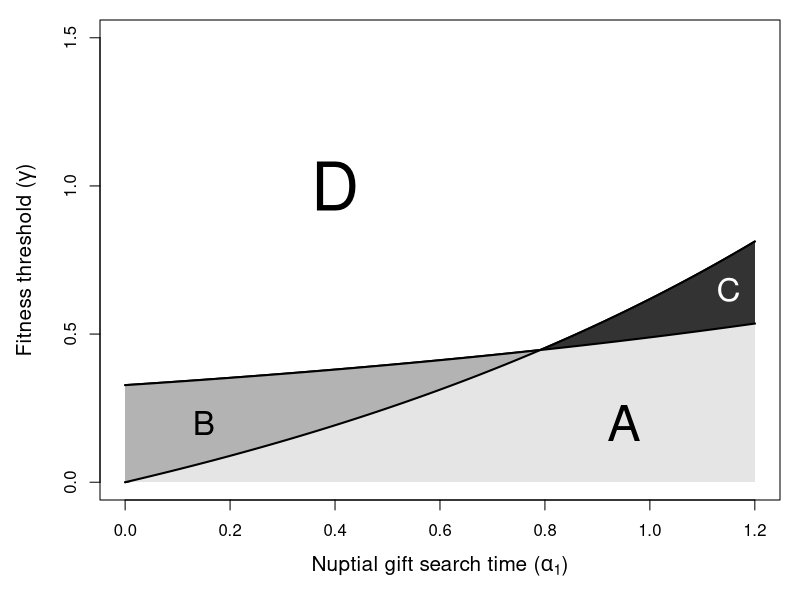
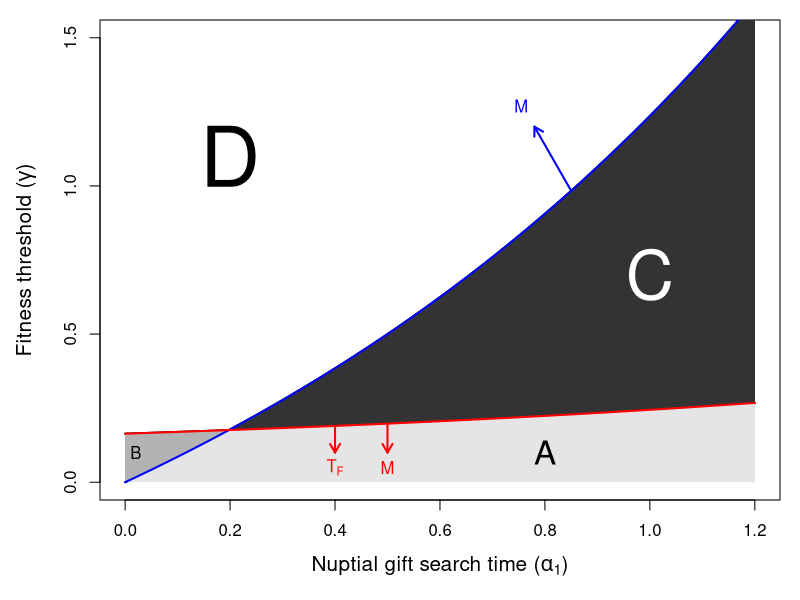
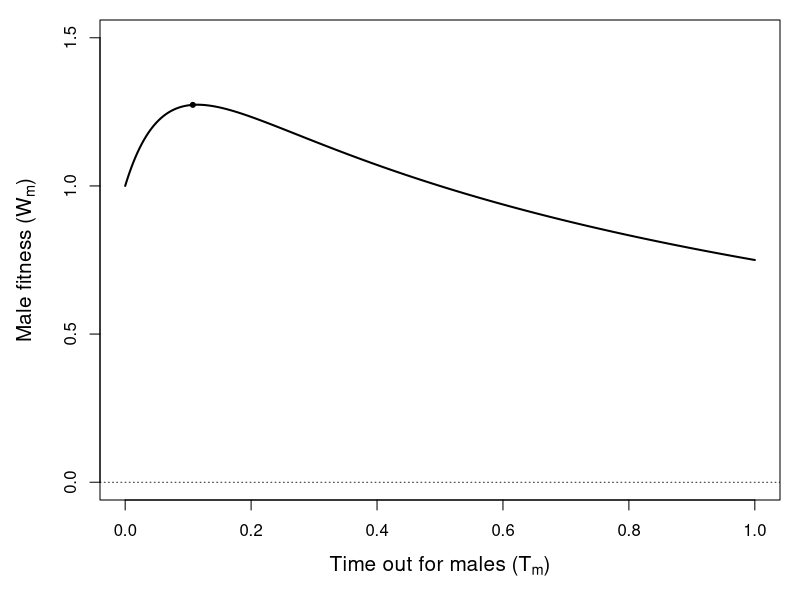
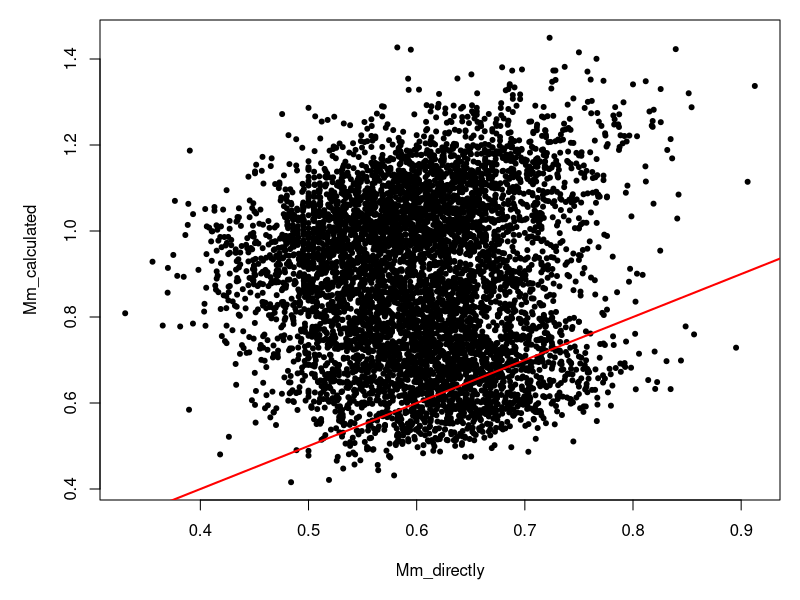
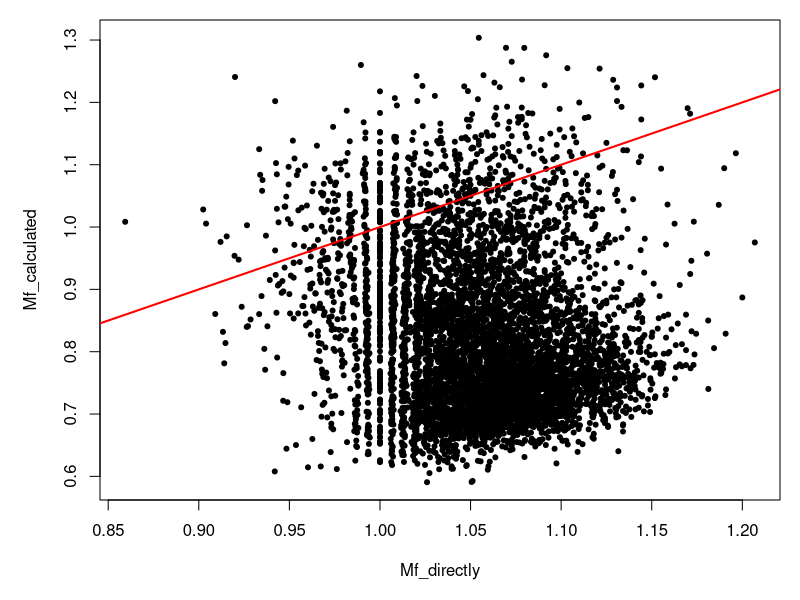
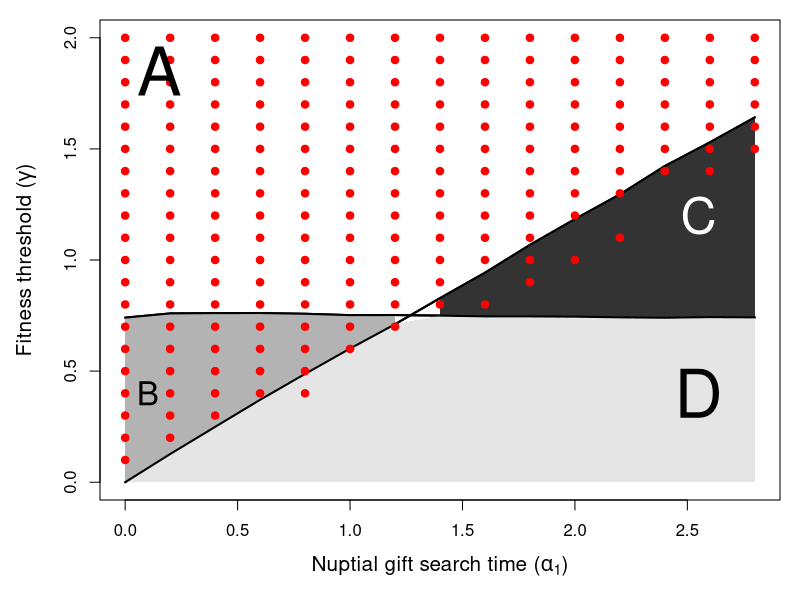

Source code (R) for these figures, in order:
## ---- chunk 1
calc_beta <- function(M = 1, TF = 1, TM = 1){
  term1 <-   (M * (TF - TM))^2;
  term2 <-   (M * (TF - TM))^4;
  term3 <- 4*(M * (TF - TM))^2;
  ttrm  <- (term2 + term3)^(1/2);
  sol1  <- 0.5 * (term1 - ttrm) + 1;
  sol2  <- 0.5 * (term1 + ttrm) + 1;
  if(TF > TM){
    beta = max(c(sol1, sol2));
  }else{
    beta = min(c(sol1, sol2));
  }
  return(list = c(beta = beta, solution1 = sol1, solution2 = sol2));
}
get_beta <- function(M = 1, TF = 1, TM = 1){
  betas <- rep(NA, length = length(TM));
  for(i in 1:length(TM)){
    betas[i] <- calc_beta(M = M, TF = TF, TM = TM[i])[[1]];
  }
  return(betas);
}
## ---- chunk 2
PrGf <- function(Tm, a1){
  vals <- 1 - exp(-(1/a1)*Tm);
  return(vals);
}
## ---- chunk 3
PrFf <- function(Tm, a1, a2 = Inf){
  vals <- (1 - exp(-(1/a2)*Tm)) * exp(-(1/a1)*Tm);
  return(vals);
}
## ---- chunk 4
PrLf <- function(Tm, a1, a2 = Inf){
  vals <- exp(-((1/a1) + (1/a2))*Tm);
  return(vals);
}
## ---- chunk 5
W_mf <- function(PrG, PrF, PrL, gamma, Tm, beta, M){
  val <- ((PrG * (1 + gamma)) + PrF + PrL) / (Tm + (sqrt(beta)/M));
  return(val);
}
W_mf_full  <- function(gamma, Tm, beta_val, M, a1, a2){
  PrG_val  <- PrGf(Tm = Tm, a1 = a1);
  PrF_val  <- PrFf(Tm = Tm, a1 = a1, a2 = a2);
  PrL_val  <- PrLf(Tm = Tm, a1 = a1, a2 = a2);
  W_mf_val <- W_mf(PrG = PrG_val, PrF = PrF_val, PrL = PrL_val, Tm = Tm, 
                   gamma = gamma, beta = beta_val, M = M);
  return(W_mf_val);
}
## ---- chunk 6
W_m  <- function(mom = 1, mim = 1, mof = 1, mif = 1, M = 100, TF, TM, gamma, 
                 a1, a2, beta = 1){
  bb <- beta;
  WW <- W_mf_full(gamma = gamma, Tm = TM, beta_val = bb, M = M, a1 = a1, 
                  a2 = a2);
  return(WW)
}
## ---- chunk 7
dWdT <- function(gamma, Tm, beta = 1, M = 100, a1 = 1){
  num1 <- gamma * (M*M + ((M*M*Tm + M*sqrt(beta))/a1) );
  dem1 <- exp((1/a1)*Tm);
  num2 <- (num1 / dem1) - M*M*(1 + gamma);
  den2 <- ((Tm * M) + sqrt(beta))^2;
  val  <- num2/den2;
  return(val);
}
## ---- chunk 8
dWdT_check <- function(gamma, beta = 1, M = 100, a1 = 1){
  term1 <- (gamma * M) / (a1*sqrt(beta));
  term2 <- (M*M) / beta;
  val   <- term1 - term2;
  return(val);
}
## ---- chunk 9
calc_beta <- function(M = 1, TF = 1, TM = 1){
  term1 <-   (M * (TF - TM))^2;
  term2 <-   (M * (TF - TM))^4;
  term3 <- 4*(M * (TF - TM))^2;
  ttrm  <- (term2 + term3)^(1/2);
  sol1  <- 0.5 * (term1 - ttrm) + 1;
  sol2  <- 0.5 * (term1 + ttrm) + 1;
  if(TF > TM){
    beta = max(c(sol1, sol2));
  }else{
    beta = min(c(sol1, sol2));
  }
  return(list = c(beta = beta, solution1 = sol1, solution2 = sol2));
}
## ---- chunk 10
gamma_m <- function(M = 1, beta = 1, alpha = 1/16, TF = 2){
  return(alpha * (M / sqrt(beta)));
}
## ---- chunk 11
gamma_f <- function(M = 1, beta = 1, alpha = 1/16, TF = 2){
  topp <- exp(alpha / alpha);
  bott <- TF * M * sqrt(beta) * (exp(alpha/alpha) - 1);
  return(topp/bott);
}
## ---- chunk 12
alpha_vals <- seq(from = 0.0001, to = 1.2, by = 0.0001);
par(mar = c(5, 5, 1, 1));
beta_vals <- get_beta(M = 1, TF = 2, TM = alpha_vals);
g_m <- gamma_m(M = 1, beta = beta_vals, alpha = alpha_vals, TF = 2);
g_f <- gamma_f(M = 1, beta = beta_vals, alpha = alpha_vals, TF = 2);
plot(x = alpha_vals, y = g_m, type = "l", lwd = 2, cex.lab = 1.25,
     xlab = expression(paste("Nuptial gift search time (", alpha[1], ")")),
     ylab = expression(paste("Fitness threshold (", gamma, ")")),
     ylim = c(0, 1.5));
points(x = alpha_vals, y = g_f, type = "l", lwd = 2, cex.lab = 1.25,
     col = "black", lty = "solid");
g_v <- which(g_f > g_m);
g_w <- which(g_f <= g_m);
polygon(x = c(alpha_vals[g_v], rev(alpha_vals[g_v])), 
        y = c(g_m[g_v], rev(g_f[g_v])),
        border = NA, col = "grey70");
polygon(x = c(alpha_vals[g_w], rev(alpha_vals[g_w])), 
        y = c(g_m[g_w], rev(g_f[g_w])),
        border = NA, col = "grey20");
bott <- rep(0, times = length(alpha_vals));
topp <- c(g_m[g_v], g_f[g_w]);
polygon(x = c(alpha_vals, rev(alpha_vals)), 
        y = c(topp, rev(bott)),
        border = NA, col = "grey90");
points(x = alpha_vals, y = g_m, type = "l", lwd = 2, cex.lab = 1.25);
points(x = alpha_vals, y = g_f, type = "l", lwd = 2, cex.lab = 1.25);
text(x = 0.95, y = 0.2, cex = 3, labels = "A");
text(x = 0.15, y = 0.2, cex = 2, labels = "B");
text(x = 1.15, y = 0.65, cex = 2, labels = "C", col = "white");
text(x = 0.4, y = 1, cex = 4, labels = "D");
## ---- chunk 13
alpha_vals <- seq(from = 0.0001, to = 1.2, by = 0.0001);
par(mar = c(5, 5, 1, 1));
beta_vals <- get_beta(M = 1, TF = 2, TM = alpha_vals);
g_m <- gamma_m(M = 2, beta = beta_vals, alpha = alpha_vals, TF = 2);
g_f <- gamma_f(M = 2, beta = beta_vals, alpha = alpha_vals, TF = 2);
plot(x = alpha_vals, y = g_m, type = "l", lwd = 2, cex.lab = 1.25,
     xlab = expression(paste("Nuptial gift search time (", alpha[1], ")")),
     ylab = expression(paste("Fitness threshold (", gamma, ")")),
     ylim = c(0, 1.5), col = "black");
points(x = alpha_vals, y = g_f, type = "l", lwd = 2, cex.lab = 1.25,
     col = "black", lty = "solid");
g_v <- which(g_f > g_m);
g_w <- which(g_f <= g_m);
polygon(x = c(alpha_vals[g_v], rev(alpha_vals[g_v])), 
        y = c(g_m[g_v], rev(g_f[g_v])),
        border = NA, col = "grey70");
polygon(x = c(alpha_vals[g_w], rev(alpha_vals[g_w])), 
        y = c(g_m[g_w], rev(g_f[g_w])),
        border = NA, col = "grey20");
bott <- rep(0, times = length(alpha_vals));
topp <- c(g_m[g_v], g_f[g_w]);
polygon(x = c(alpha_vals, rev(alpha_vals)),
        y = c(topp, rev(bott)),
        border = NA, col = "grey90");
points(x = alpha_vals, y = g_m, type = "l", lwd = 2, cex.lab = 1.25,
       col = "blue");
points(x = alpha_vals, y = g_f, type = "l", lwd = 2, cex.lab = 1.25,
       col = "red");
text(x = 0.8, y = 0.1, cex = 2, labels = "A");
text(x = 0.02, y = 0.1, cex = 1, labels = "B");
text(x = 1, y = 0.7, cex = 4, labels = "C", col = "white");
text(x = 0.2, y = 1.1, cex = 5, labels = "D");
arrows(x0 = alpha_vals[8500], x1 = alpha_vals[7800], col = "blue",
       y0 = g_m[8500], y1 = 1.2, length = 0.1, lwd = 2);
text(x = alpha_vals[7550], y = 1.27, labels = "M", col = "blue");
arrows(x0 = alpha_vals[5000], x1 = alpha_vals[5000], col = "red",
       y0 = g_f[5000], y1 = 0.1, length = 0.1, lwd = 2);
text(x = alpha_vals[5000], y = 0.05, labels = "M", col = "red");
arrows(x0 = alpha_vals[4000], x1 = alpha_vals[4000], col = "red",
       y0 = g_f[4000], y1 = 0.1, length = 0.1, lwd = 2);
text(x = alpha_vals[4000], y = 0.05, labels = expression(T[F]), col = "red");
# Make an arrow perpendicular to the slope indicating effect of M
# Arrow goes down to indicate what happens for gamma_f with M
# Arrow goes down to indicate what happens for gamma_f with TF
## ---- chunk 14
Wp <- function(M, beta, Tm, a1, gamma){
  topp <- gamma * ((((Tm + (sqrt(beta)/M)) / a1) + 1) /(exp(Tm/a1)) - 1) - 1;
  bott <- (Tm + sqrt(beta)/M)^2
  val  <- topp / bott;
  return(val);
}

Wpp <- function(M, beta, Tm, a1, gamma){
    top1  <- 1 + (((sqrt(beta)/M) + Tm) / a1);
    bot1  <- exp(Tm/a1);
    topp2 <- 2 * (1 + gamma*(1 - top1 / bot1));
    bott2 <- (Tm + (sqrt(beta)/M))^2;
    term2 <- gamma / ((a1*a1)*exp(Tm/a1));
    bott  <- Tm + sqrt(beta)/M;
    val   <- ((topp2 / bott2) - term2) / bott;
    return(val);
}
## ---- chunk 15
findWpmin <- function(M, beta, a1, gamma, b0, b1){
  bynum   <- ((b1 + b0)/2 - b0) / 1000;
  TMvals1 <- seq(from = b0, to = (b1 + b0)/2, by = bynum);
  TMvals2 <- seq(from = (b1 + b0)/2, to = b1, by = bynum);
  abm     <- 10000;
  while(bynum > 0 & abm > 0.0001){
      ab1 <- abs(Wp(M = M, beta = beta, Tm = TMvals1, a1 = a1, gamma = gamma));
      ab2 <- abs(Wp(M = M, beta = beta, Tm = TMvals2, a1 = a1, gamma = gamma));
      mn1 <- min(ab1);
      mn2 <- min(ab2);
      abm <- min(c(mn1, mn2));
      if(mn1 < mn2){
          b1  <- (b1 + b0)/2;
      }else{
          b0  <- (b1 + b0)/2;
      }
      bynum   <- ((b1 + b0)/2 - b0) / 1000;
      TMvals1 <- seq(from = b0, to = (b1 + b0)/2, by = bynum);
      TMvals2 <- seq(from = (b1 + b0)/2, to = b1, by = bynum);
  }
  return((b1 + b0)/2);
}
## ---- chunk 16
TMvals  <- seq(from = 0.00001, to = 1, by = 0.00001);
malefit <- W_m(mom = 1, mim = 1, mof = 1, mif = 1, M = 1, TF = 1, gamma = 1/2,
               a1 = 1/16, a2 = Inf, beta = 1, TM = TMvals);
TmOpt <- findWpmin(M = 1, beta = 1, gamma = 1/2, a1 = 1/16, b0 = 0, b1 = 10);
optMF <- W_m(mom = 1, mim = 1, mof = 1, mif = 1, M = 1, TF = 1, gamma = 1/2,
             a1 = 1/16, a2 = Inf, beta = 1, TM = TmOpt);
## ---- chunk 17
par(mar = c(5, 5, 1, 1));
plot(x = TMvals, y = malefit, type = "l", lwd = 2, cex.lab = 1.25,
     ylim = c(0, 1.5),
     xlab = expression(paste("Time out for males (", T[m], ")")),
     ylab = expression(paste("Male fitness (", W[m], ")")));
abline(h = 0, lty = "dotted", lwd = 0.8);
points(x = TmOpt, y = optMF, pch = 20, col = "black");
## ---- chunk 18
male_evolve <- read.csv("results/sim_males_evolving.csv");
## ---- chunk 19
Mm_directly   <- male_evolve$M_males;
Mm_calculated <- male_evolve$M_m / (sqrt(male_evolve$Beta));
plot(x = Mm_directly, y = Mm_calculated, pch = 20);
abline(a = 0, b = 1, col = "red", lwd = 2);
## ---- chunk 20
Mf_directly   <- male_evolve$M_females;
Mf_calculated <- male_evolve$M_m * (sqrt(male_evolve$Beta));
plot(x = Mf_directly, y = Mf_calculated, pch = 20);
abline(a = 0, b = 1, col = "red", lwd = 2);
## ---- chunk 21
male_IBM_criteria <- function(Male_M, alpha = 1, lambda = 1){
  return(lambda * alpha * Male_M);
}
## ---- chunk 22
female_IBM_criteria <- function(Fem_M, TM = 1, alpha = 1, lambda = 1, TF = 2){
  topp <- exp(TM / alpha);
  bott <- TF * Fem_M * (exp(TM/alpha) - 1);
  gamF <- 1 - lambda + (topp / bott);
  return(gamF);
}
## ---- chunk 23
simpleboot <- function(freqs, repli = 1000, alpha = 0.05){  
  vals  <- NULL;                             
  i     <- 0;                                    
  while(i < repli){                             
    boot  <- sample(x = freqs, size = length(freqs), replace = TRUE);     
    strap <- mean(boot);                      
    vals  <- c(vals,strap);                     
    i     <- i + 1;                          
  }                                           
  vals   <- sort(x = vals, decreasing = FALSE);    
  lowCI  <- vals[round( (alpha * 0.5) * repli )];    
  highCI <- vals[round( (1-(alpha*0.5) ) * repli)];     
  CIs    <- c(lowCI, highCI);        
  return(CIs);         
}

res <- unique(cbind(male_evolve$a1, male_evolve$gam));

SUMM <- NULL;
for(i in 1:dim(res)[1]){
  a1_val  <- res[i, 1];
  gam_val <- res[i, 2];
  temp_r  <- which(male_evolve$a1 == a1_val & male_evolve$gam == gam_val);
  mean_Tm <- mean(male_evolve[temp_r,]$Tm);
  CIs_Tm  <- simpleboot(freqs = male_evolve[temp_r,]$Tm);
  mean_Rj <- mean(male_evolve[temp_r,]$RejPr);
  CIs_Rj  <- simpleboot(freqs = male_evolve[temp_r,]$RejPr);
  mean_Gf <- mean(male_evolve[temp_r,]$Gift);
  mean_Nu <- mean(male_evolve[temp_r,]$N_m);
  CIs_Nu  <- simpleboot(freqs = male_evolve[temp_r,]$N_m);
  mean_M  <- mean(male_evolve[temp_r,]$M_m);
  mean_B  <- mean(male_evolve[temp_r,]$Beta);
  mean_Mm <- mean(male_evolve[temp_r,]$M_males);
  mean_Fm <- mean(male_evolve[temp_r,]$M_females);
  
  new_row <- c(a1_val, gam_val, mean_Tm, CIs_Tm, mean_Rj, CIs_Rj, mean_Gf,
               mean_Nu, CIs_Nu, mean_M, mean_B, mean_Mm, mean_Fm);
  SUMM    <- rbind(SUMM, new_row);
}

colnames(SUMM) <- c("a1_val", "gam_val", "mean_TM", "LCI_Tm", "UCI_Tm",
                    "mean_Rj", "LCI_Rj", "UCI_Rj", "Gift", "Neutral",
                    "LCI_Neutral", "UCI_Neutral", "M", "Beta", "M_m", "F_m");

alpha_vals    <- seq(from = 0, to = 2.8, by = 0.2);
alpha_vals[1] <- 0.0001;

TM_vals      <- tapply(X = SUMM[,3],  INDEX = SUMM[,1], FUN = mean);
m_vals       <- tapply(X = SUMM[,13], INDEX = SUMM[,1], FUN = mean);
beta_vals    <- tapply(X = SUMM[,14], INDEX = SUMM[,1], FUN = mean);
Male_M       <- tapply(X = SUMM[,15], INDEX = SUMM[,1], FUN = mean);
Female_M     <- tapply(X = SUMM[,16], INDEX = SUMM[,1], FUN = mean);

g_m <- male_IBM_criteria(Male_M = Male_M, alpha = alpha_vals, lambda = 1);
g_f <- female_IBM_criteria(Fem_M = Female_M, TM = alpha_vals, 
                           alpha = alpha_vals, lambda = 1, TF = 2);

par(mar = c(5, 5, 1, 1)); 
plot(x = alpha_vals, y = g_m, type = "l", lwd = 2, cex.lab = 1.25,
     xlab = expression(paste("Nuptial gift search time (", alpha[1], ")")),
     ylab = expression(paste("Fitness threshold (", gamma, ")")),
     ylim = c(0, 2));
points(x = alpha_vals, y = g_f, type = "l", lwd = 2, cex.lab = 1.25,
       col = "black", lty = "solid");
g_v <- which(g_f > g_m);
g_w <- which(g_f <= g_m);
polygon(x = c(alpha_vals[g_v], rev(alpha_vals[g_v])), 
        y = c(g_m[g_v], rev(g_f[g_v])),
        border = NA, col = "grey70");
polygon(x = c(alpha_vals[g_w], rev(alpha_vals[g_w])), 
        y = c(g_m[g_w], rev(g_f[g_w])),
        border = NA, col = "grey20");
bott <- rep(0, times = length(alpha_vals));
topp <- c(g_m[g_v], g_f[g_w]);
polygon(x = c(alpha_vals, rev(alpha_vals)), 
        y = c(topp, rev(bott)),
        border = NA, col = "grey90");
points(x = alpha_vals, y = g_m, type = "l", lwd = 2, cex.lab = 1.25);
points(x = alpha_vals, y = g_f, type = "l", lwd = 2, cex.lab = 1.25);
for(i in 1:dim(SUMM)[1]){
  if(SUMM[i, 4] > 0 & SUMM[i, 5] > 0){
    points(x = SUMM[i, 1], y = SUMM[i, 2], cex = 1.5, col = "red", pch = 20);
  }
}
text(x = 0.15, y = 1.85, cex = 4, labels = "A");
text(x = 0.10, y = 0.4, cex = 2, labels = "B");
text(x = 2.55, y = 1.2, cex = 3, labels = "C", col = "white");
text(x = 2.55, y = 0.4, cex = 4, labels = "D");
